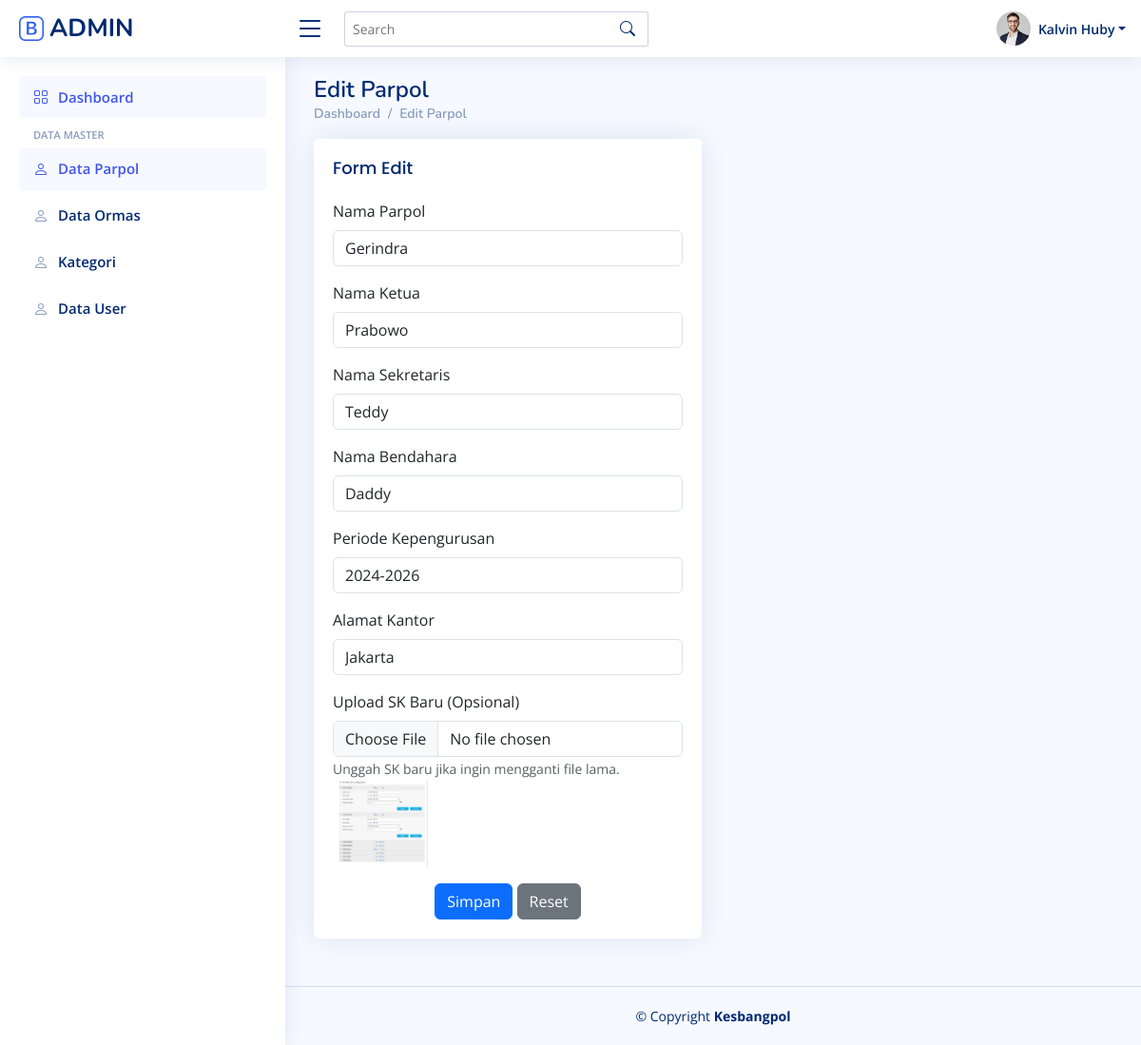
Screenshot of /admin/parpol/proses/edit_parpol.php?id=18 (signed in) with the database file from the repository.
### tables this page shows
CREATE TABLE `tbl_parpol` (
  `id` int(11) NOT NULL,
  `nm_parpol` varchar(125) NOT NULL,
  `nm_ketua` varchar(125) NOT NULL,
  `nm_sekretaris` varchar(125) NOT NULL,
  `nm_bendahara` varchar(125) NOT NULL,
  `alamat` longtext NOT NULL,
  `periode_kepengurusan` varchar(50) NOT NULL,
  `sk` varchar(125) NOT NULL
);

### admin/parpol/proses/edit_parpol.php (the view, shortened to what this page needs)
<?php
include '../../../koneksi.php';
if (isset($_GET['id'])) {
  $id = $_GET['id'];
  $query = "SELECT * FROM tbl_parpol WHERE id = :id";
  $stmt = $pdo->prepare($query);
  $stmt->bindParam(':id', $id, PDO::PARAM_INT);
  $stmt->execute();
  $data = $stmt->fetch(PDO::FETCH_ASSOC);
} else {
  echo "Data tidak ditemukan.";
  exit();
}
$user = $_SESSION['user'];
?>
<!DOCTYPE html>
<html lang="en">
<head>
  <link href="../../assets/vendor/bootstrap/css/bootstrap.min.css" rel="stylesheet">
  <link href="../../assets/vendor/bootstrap-icons/bootstrap-icons.css" rel="stylesheet">
  <link href="../../assets/vendor/boxicons/css/boxicons.min.css" rel="stylesheet">
  <link href="../../assets/vendor/quill/quill.snow.css" rel="stylesheet">
  <link href="../../assets/vendor/quill/quill.bubble.css" rel="stylesheet">
  <link href="../../assets/vendor/remixicon/remixicon.css" rel="stylesheet">
  <link href="../../assets/vendor/simple-datatables/style.css" rel="stylesheet">
  <link href="../../assets/css/style.css" rel="stylesheet">
</head>
<body>
  <header id="header" class="header fixed-top d-flex align-items-center">
    <div class="d-flex align-items-center justify-content-between">
      <a href="index.html" class="logo d-flex align-items-center">
        <img src="../assets/img/logo.png" alt="">
        <span class="d-none d-lg-block">ADMIN</span>
      </a>
      <i class="bi bi-list toggle-sidebar-btn"></i>
    </div>
    <div class="search-bar">
      <form class="search-form d-flex align-items-center" method="POST" action="#">
        <input type="text" name="query" placeholder="Search" title="Enter search keyword">
        <button type="submit" title="Search"><i class="bi bi-search"></i></button>
      </form>
    </div>
    <nav class="header-nav ms-auto">
      <ul class="d-flex align-items-center">
        <li class="nav-item dropdown pe-3">
          <a class="nav-link nav-profile d-flex align-items-center pe-0" href="#" data-bs-toggle="dropdown">
            <img src="../../assets/img/profile-img.jpg" alt="Profile" class="rounded-circle">
            <span class="d-none d-md-block dropdown-toggle ps-2">  <?php echo htmlspecialchars($user['nama']); ?></span>
          </a>
        </li>
      </ul>
    </nav>
  </header>
  <aside id="sidebar" class="sidebar">
    <ul class="sidebar-nav" id="sidebar-nav">
      <li class="nav-item">
        <a class="nav-link " href="../../dashboard.php">
          <i class="bi bi-grid"></i>
          <span>Dashboard</span>
        </a>
      </li>
      <li class="nav-heading">Data Master</li>
      <li class="nav-item ">
        <a class="nav-link " href="../parpol.php">
          <i class="bi bi-person"></i>
          <span>Data Parpol</span>
        </a>
      </li>
      <li class="nav-item">
        <a class="nav-link collapsed" href="../../ormas/ormas.php">
          <i class="bi bi-person"></i>
          <span>Data Ormas</span>
        </a>
      </li>
      <li class="nav-item">
        <a class="nav-link collapsed" href="../../kategori/kategori.php">
          <i class="bi bi-person"></i>
          <span>Kategori</span>
        </a>
      </li>
      <li class="nav-item">
        <a class="nav-link collapsed" href="../../user/user.php">
          <i class="bi bi-person"></i>
          <span>Data User</span>
        </a>
      </li>
    </ul>
  </aside>
  <main id="main" class="main">
<div class="pagetitle">
  <h1>Edit Parpol</h1>
  <nav>
    <ol class="breadcrumb">
      <li class="breadcrumb-item"><a href="index.html">Dashboard</a></li>
      <li class="breadcrumb-item">Edit Parpol</li>
    </ol>
  </nav>
</div>
<section class="section">
  <div class="row">
    <div class="col-lg-6">
      <div class="card">
        <div class="card-body">
          <h5 class="card-title">Form Edit</h5>
          <form class="row g-3" enctype="multipart/form-data" method="post">
            <div class="col-12">
              <label for="inputNanme4" class="form-label">Nama Parpol</label>
              <input required value="<?= htmlspecialchars($data['nm_parpol']) ?>" type="text" class="form-control" name="nm_parpol" id="inputNanme4">
            </div>
            <div class="col-12">
              <label for="inputEmail4" class="form-label">Nama Ketua</label>
              <input required value="<?= htmlspecialchars($data['nm_ketua']) ?>"type="text" class="form-control" name="nm_ketua" id="inputEmail4">
            </div>
            <div class="col-12">
              <label for="inputPassword4" class="form-label">Nama Sekretaris</label>
              <input required value="<?= htmlspecialchars($data['nm_sekretaris']) ?>" type="text" class="form-control" name="nm_sekretaris" id="inputPassword4">
            </div>
            <div class="col-12">
              <label for="inputAddress" class="form-label">Nama Bendahara</label>
              <input required value="<?= htmlspecialchars($data['nm_bendahara']) ?>" type="text" class="form-control" name="nm_bendahara" id="inputAddress" placeholder="1234 Main St">
            </div>
            <div class="col-12">
              <label for="inputAddress" class="form-label">Periode Kepengurusan</label>
              <input required value="<?= htmlspecialchars($data['periode_kepengurusan']) ?>" type="text" class="form-control" name="periode_kepengurusan" id="inputAddress" placeholder="1234 Main St">
            </div>
            <div class="col-12">
              <label for="inputAddress" class="form-label">Alamat Kantor</label>
              <input required value="<?= htmlspecialchars($data['alamat']) ?>" type="text" class="form-control" name="alamat" id="inputAddress" placeholder="1234 Main St">
            </div>
            <div class="col-12">
        <label for="sk" class="form-label">Upload SK Baru (Opsional)</label>
        <input required type="file" class="form-control" id="sk" name="sk" accept=".pdf,.jpg,.jpeg,.png">
        <small class="text-muted">Unggah SK baru jika ingin mengganti file lama.</small>
        <?php if (!empty($data['sk'])): ?>
         <img width="100" src="../imgSk/<?php echo $data['sk']; ?>" alt="">
        <?php endif; ?>
    </div>
            <div class="text-center">
              <button type="submit" class="btn btn-primary">Simpan</button>
              <button type="reset" class="btn btn-secondary">Reset</button>
            </div>
          </form>
        </div>
      </div>
    </div>
  </div>
</section>
</main>
  <footer id="footer" class="footer">
    <div class="copyright">
      &copy; Copyright <strong><span>Kesbangpol</span></strong>
    </div>
  </footer>
</body>
</html>

### admin/assets/css/style.css (style rules this page uses)
:root { scroll-behavior: smooth; }
body { font-family: "Open Sans", sans-serif; background: #f6f9ff; color: #444444; }
a { color: #4154f1; text-decoration: none; }
h1, h2, h3, h4, h5, h6 { font-family: "Nunito", sans-serif; }
#main { margin-top: 60px; padding: 20px 30px; transition: all 0.3s; }
.pagetitle { margin-bottom: 10px; }
.pagetitle h1 { font-size: 24px; margin-bottom: 0; font-weight: 600; color: #012970; }
.card { margin-bottom: 30px; border: none; border-radius: 5px; box-shadow: 0px 0 30px rgba(1, 41, 112, 0.1); }
.card-title { padding: 20px 0 15px 0; font-size: 18px; font-weight: 500; color: #012970; font-family: "Poppins", sans-serif; }
.card-body { padding: 0 20px 20px 20px; }
.breadcrumb { font-size: 14px; font-family: "Nunito", sans-serif; color: #899bbd; font-weight: 600; }
.breadcrumb a { color: #899bbd; transition: 0.3s; }
.breadcrumb .breadcrumb-item::before { color: #899bbd; }
.logo { line-height: 1; }
@media (min-width: 1200px) { .logo { width: 280px; } }
.logo img { max-height: 26px; margin-right: 6px; }
.logo span { font-size: 26px; font-weight: 700; color: #012970; font-family: "Nunito", sans-serif; }
.header { transition: all 0.5s; z-index: 997; height: 60px; box-shadow: 0px 2px 20px rgba(1, 41, 112, 0.1); background-color: #fff; padding-left: 20px; }
.header .toggle-sidebar-btn { font-size: 32px; padding-left: 10px; cursor: pointer; color: #012970; }
.header .search-bar { min-width: 360px; padding: 0 20px; }
.header .search-form { width: 100%; }
.header .search-form input { border: 0; font-size: 14px; color: #012970; border: 1px solid rgba(1, 41, 112, 0.2); padding: 7px 38px 7px 8px; border-radius: 3px; transition: 0.3s; width: 100%; }
.header .search-form button { border: 0; padding: 0; margin-left: -30px; background: none; }
.header .search-form button i { color: #012970; }
.header-nav ul { list-style: none; }
.header-nav>ul { margin: 0; padding: 0; }
.header-nav .nav-profile { color: #012970; }
.header-nav .nav-profile img { max-height: 36px; }
.header-nav .nav-profile span { font-size: 14px; font-weight: 600; }
.sidebar { position: fixed; top: 60px; left: 0; bottom: 0; width: 300px; z-index: 996; transition: all 0.3s; padding: 20px; overflow-y: auto; scrollbar-width: thin; scrollbar-color: #aab7cf transparent; box-shadow: 0px 0px 20px rgba(1, 41, 112, 0.1); background-color: #fff; }
@media (min-width: 1200px) { #main, #footer { margin-left: 300px; } }
.sidebar-nav { padding: 0; margin: 0; list-style: none; }
.sidebar-nav li { padding: 0; margin: 0; list-style: none; }
.sidebar-nav .nav-item { margin-bottom: 5px; }
.sidebar-nav .nav-heading { font-size: 11px; text-transform: uppercase; color: #899bbd; font-weight: 600; margin: 10px 0 5px 15px; }
.sidebar-nav .nav-link { display: flex; align-items: center; font-size: 15px; font-weight: 600; color: #4154f1; transition: 0.3; background: #f6f9ff; padding: 10px 15px; border-radius: 4px; }
.sidebar-nav .nav-link i { font-size: 16px; margin-right: 10px; color: #4154f1; }
.sidebar-nav .nav-link.collapsed { color: #012970; background: #fff; }
.sidebar-nav .nav-link.collapsed i { color: #899bbd; }
.footer { padding: 20px 0; font-size: 14px; transition: all 0.3s; border-top: 1px solid #cddfff; }
.footer .copyright { text-align: center; color: #012970; }

### rows the page displays
tbl_parpol: nm_parpol "Gerindra", nm_ketua "Prabowo", nm_sekretaris "Teddy", nm_bendahara "Daddy", periode_kepengurusan "2024-2026", alamat "Jakarta", sk (picture)

### other values shown
$user['nama'] "Kalvin Huby"
